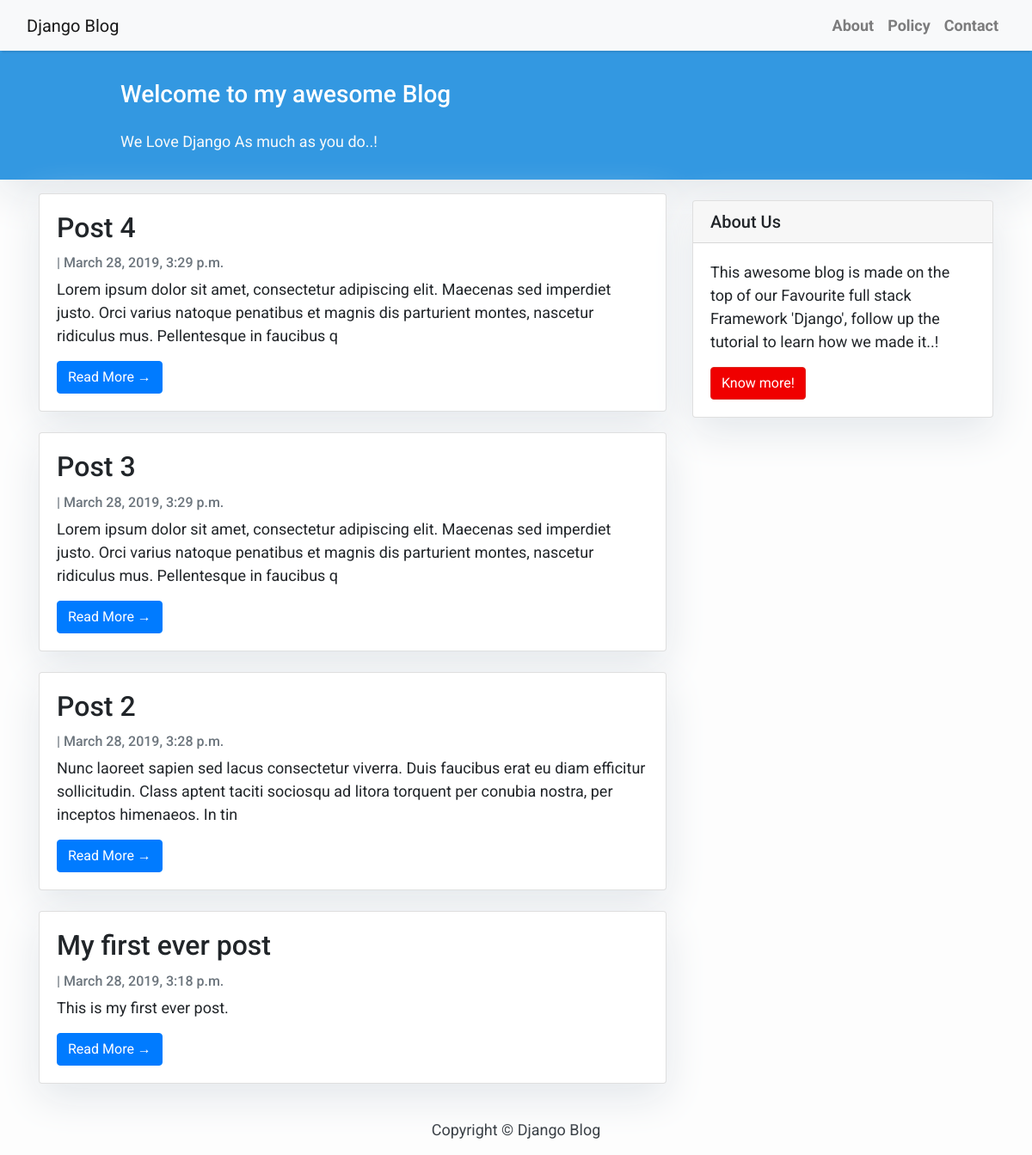
The page / on the database its author committed.
### blog/models.py (models this page shows, shortened)
class Post(models.Model):
    title = models.CharField(max_length=200, unique=True)
    slug = models.SlugField(max_length=200, unique=True)
    author = models.ForeignKey(User, on_delete= models.CASCADE,related_name='blog_posts')
    updated_on = models.DateTimeField(auto_now= True)
    content = models.TextField()
    created_on = models.DateTimeField(auto_now_add=True)
    status = models.IntegerField(choices=STATUS, default=0)
    class Meta:
        ordering = ['-created_on']

### blog/views.py (the view)
# urls.py: path('', views.PostList.as_view(), name='home'),
class PostList(generic.ListView):
    queryset = Post.objects.filter(status=1).order_by('-created_on')
    template_name = 'index.html'

### templates/index.html (shortened to what this page needs)
{% extends "base.html" %}
 {% block content %}
    <header class="masthead" >
            <div class="container">
              <div class="row">
                <div class=" col-md-8 col-md-10 mx-auto">
                  <div class="site-heading">
                    <h3 class=" site-heading my-4 mt-3 text-white"> Welcome to my awesome Blog </h3>
                    <p class="text-light">We Love Django As much as you do..! &nbsp
                    </p>
                </div>
                    </div>
                  </div>
                </div>
              </header>
            <div class="container">
                <div class="row">
              <div class="col-md-8 mt-3 left">
                    {% for post in post_list %}
                <div class="card mb-4" >
                  <div class="card-body">
                    <h2 class="card-title">{{ post.title }}</h2>
                    <p class="card-text text-muted h6">{{ post.Author }} | {{ post.created_on}} </p>
                    <p class="card-text">{{post.content|slice:":200" }}</p>
                    <a href="{% url 'post_detail' post.slug  %}" class="btn btn-primary">Read More &rarr;</a>
                  </div>
                </div>
                {% endfor %}
            </div>
                {% block sidebar %}
                {% include 'sidebar.html' %}
                {% endblock sidebar %}
            </div>
        </div>
{%endblock%}

### templates/base.html (shortened to what this page needs)
<!DOCTYPE html>
<html>
  <head>
    <link
      rel="stylesheet"
      href="https://maxcdn.bootstrapcdn.com/bootstrap/4.0.0/css/bootstrap.min.css"
    />
  </head>
  <body>
    <nav class="navbar navbar-expand-lg navbar-light bg-light shadow" id="mainNav">
      <div class="container-fluid">
        <a class="navbar-brand" href="{% url 'home' %}" >Django Blog</a>
        <div class="collapse navbar-collapse" id="navbarResponsive">
          <ul class="navbar-nav ml-auto">
            <li class="nav-item text-black">
              <a
                class="nav-link text-black font-weight-bold"
                href="#"
                >About</a
              >
            </li>
            <li class="nav-item text-black">
              <a
                class="nav-link text-black font-weight-bold"
                href="#"
                >Policy</a
              >
            </li>
            <li class="nav-item text-black">
              <a
                class="nav-link text-black font-weight-bold"
                href="#"
                >Contact</a
              >
            </li>
          </ul>
        </div>
      </div>
    </nav>
            {% block content %}{% endblock content %}
    <footer class="py-3 bg-grey">
              <p class="m-0 text-dark text-center ">Copyright &copy; Django Blog</p>
    </footer>
  </body>
</html>

### templates/sidebar.html (shortened to what this page needs)
{% block sidebar %}
<div class="col-md-4 float-right ">
<div class="card my-4">
        <h5 class="card-header">About Us</h5>
    <div class="card-body">
        <p class="card-text"> This awesome blog is made on the top of our Favourite full stack Framework 'Django', follow up the tutorial to learn how we made it..!</p>
        <a href="#"
           class="btn btn-danger">Know more!</a>
    </div>
</div>
</div>
{% endblock sidebar %}

### templates/base.html (style rules this page uses)
body { font-family: "Roboto", sans-serif; font-size: 17px; background-color: #fdfdfd; }
.shadow { box-shadow: 0 4px 2px -2px rgba(0,0,0,0.1); }
.btn-danger { color: #fff; background-color: #f00000; border-color: #dc281e; }
.masthead { background:#3398E1; height: auto; padding-bottom: 15px; box-shadow: 0 16px 48px #E3E7EB; padding-top: 10px; }

### templates/index.html (style rules this page uses)
body { font-family: "Roboto", sans-serif; font-size: 18px; background-color: #fdfdfd; }
.card { box-shadow: 0 16px 48px #E3E7EB; }

### templates/sidebar.html (style rules this page uses)
.card { box-shadow: 0 16px 48px #E3E7EB; }

### rows shown on the page
Post: title "Post 4", created_on "March 28, 2019, 3:29 p.m.", content "Lorem ipsum dolor sit amet, consectetur adipiscing elit. Maecenas sed imperdiet justo. Orci varius natoque penatibus et magnis dis parturient montes, nascetur ridiculus mus. Pellentesque in faucibus q"
Post: title "Post 3", created_on "March 28, 2019, 3:29 p.m.", content "Lorem ipsum dolor sit amet, consectetur adipiscing elit. Maecenas sed imperdiet justo. Orci varius natoque penatibus et magnis dis parturient montes, nascetur ridiculus mus. Pellentesque in faucibus q"
Post: title "Post 2", created_on "March 28, 2019, 3:28 p.m.", content "Nunc laoreet sapien sed lacus consectetur viverra. Duis faucibus erat eu diam efficitur sollicitudin. Class aptent taciti sociosqu ad litora torquent per conubia nostra, per inceptos himenaeos. In tin"
Post: title "My first ever post", created_on "March 28, 2019, 3:18 p.m.", content "This is my first ever post."
